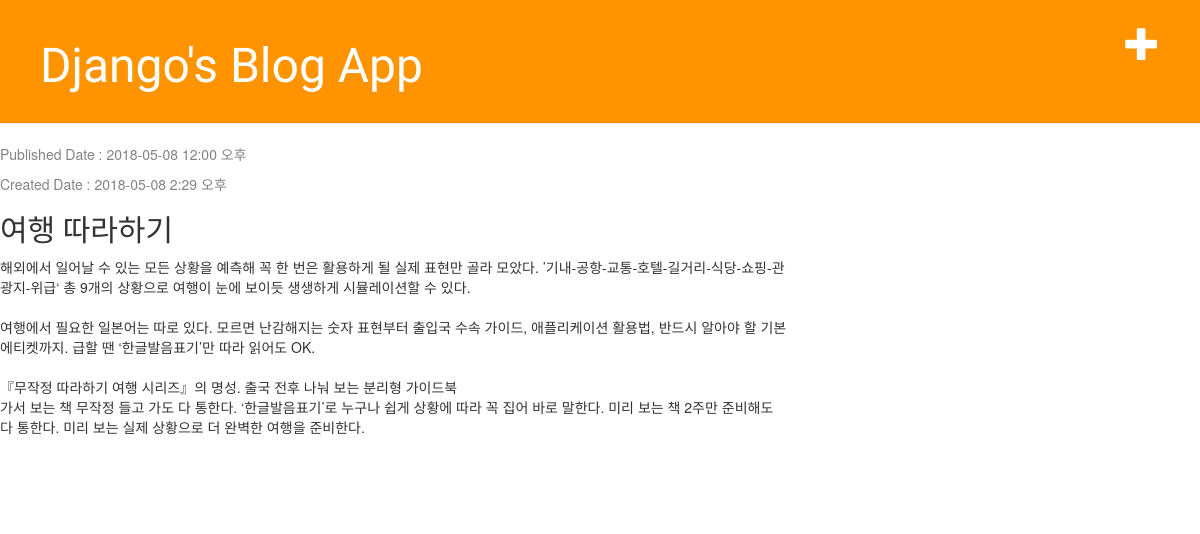
The app's page /post/2/ with its own data.
### blog/models.py (models this page shows, shortened)
class Post(models.Model):
    author=models.ForeignKey('auth.user')
    title=models.CharField(max_length=200)
    text=models.TextField()
    created_date=models.DateTimeField(default=timezone.now)
    published_date=models.DateTimeField(blank=True,null=True)

### blog/views.py (the view)
# urls.py: url(r'^post/(?P<pk>\d+)/$', views.post_detail, name='post_detail'),
def post_detail(request,pk):
    post = get_object_or_404(Post,pk=pk)
    return render(request,'blog/post_detail.html',{'post':post})

### blog/templates/blog/post_detail.html
{% extends 'blog/base.html' %}
{% block content %}
<div class="post">
    <div class="date">
        {% if post.published_date %}
            <p>Published Date : {{post.published_date|date:"Y-m-d g:i a"}}</p>
        {% endif %}
        <p>Created Date : {{ post.created_date|date:"Y-m-d g:i a" }}</p>
    </div>
    <h2>{{post.title}}</h2>
    <p>{{post.text|linebreaksbr}}</p>
</div>
{% endblock %}

### blog/static/css/blog.css (style rules this page uses)
h1, h2, h3, h4 { font-family: 'Lobster', cursive; }
.date { color: #828282; }
.post { margin-bottom: 70px; }

### records on screen
Post: published_date "2018-05-08 12:00 오후", created_date "2018-05-08 2:29 오후", title "여행 따라하기", text "해외에서 일어날 수 있는 모든 상황을 예측해 꼭 한 번은 활용하게 될 실제 표현만 골라 모았다. ’기내-공항-교통-호텔-길거리-식당-쇼핑-관광지-위급‘ 총 9개의 상황으로 여행이 눈에 보이듯 생생하게 시뮬레이션할 수 있다. 여행에서 필요한 일본어는 따로 있다. 모르면 난감해지는 숫자 표현부터 출입국 수속 가이드, 애플리케이션 활용법, 반드시 알아야 할 기본 에티켓까지. 급할 땐 ‘한글발음표기’만 따라 읽어도 OK. 『무작정 따라하기 여행 시리즈』의 명성. 출국 전후 나눠 보는 분리형 가이드북 가서 보는 책 무작정 들고 가도 다 통한다. ‘한글발음표기’로 누구나 쉽게 상황에 따라 꼭 집어 바로 말한다. 미리 보는 책 2주만 준비해도 다 통한다. 미리 보는 실제 상황으로 더 완벽한 여행을 준비한다."
